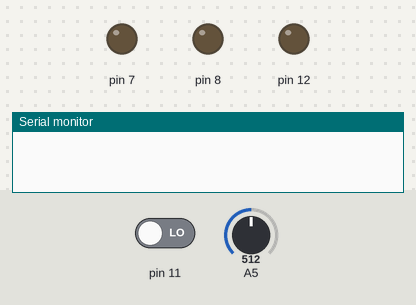
The sketch below on a simulated Arduino Uno, built with avr-gcc and run on an emulated ATmega328P. Shown: output pins drawn as LEDs (lit = HIGH), the last lines printed to the serial monitor. The inputs (shaded band) are chosen by the test bench; at power-on: pin 11 LOW, A5 = 512.

Above: at 1.2 s.
1.3 s: pin 11 driven HIGH
At 1.6 s:
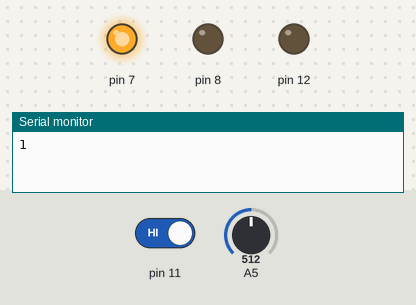
2.8 s: A5 set to 0
At 4.3 s:
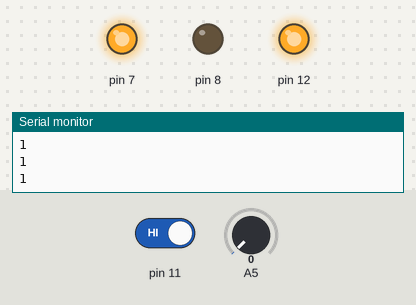
Timing chart, 0 to 5.8 s (numbered marks = the images above; inputs shaded):
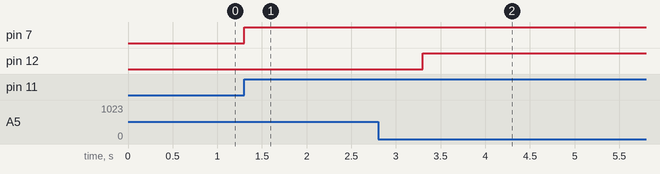

The sketch:

1_atv_sistemas_embarcados_2021.2.ino
```cpp
// C++ code
//
void setup()
{
  pinMode(11,INPUT);
  pinMode(12,OUTPUT);
  pinMode(8,OUTPUT);
  pinMode(7,OUTPUT);
  Serial.begin(9600);
}

void loop()
{
  if (digitalRead(11)){
  	Serial.println(digitalRead(11));
  }
  if(digitalRead(11) && analogRead(A5)==0){
    digitalWrite(12,HIGH);
    delay(5000);
  }
  else if(digitalRead(11) && analogRead(A5)==1023){
    digitalWrite(8,HIGH);
    delay(3000);
  }
  else if(digitalRead(11) || analogRead(A5)==0){
    digitalWrite(7,HIGH);
    delay(1000);
  }
  else{
    digitalWrite(12,LOW);
    digitalWrite(8,LOW);
    digitalWrite(7,LOW);
   }
}


   
```

Measured:
- after the input at 1.3 s, pin 7: LOW → HIGH at once
- after the input at 2.8 s, pin 12: LOW → HIGH after 0.50 s
